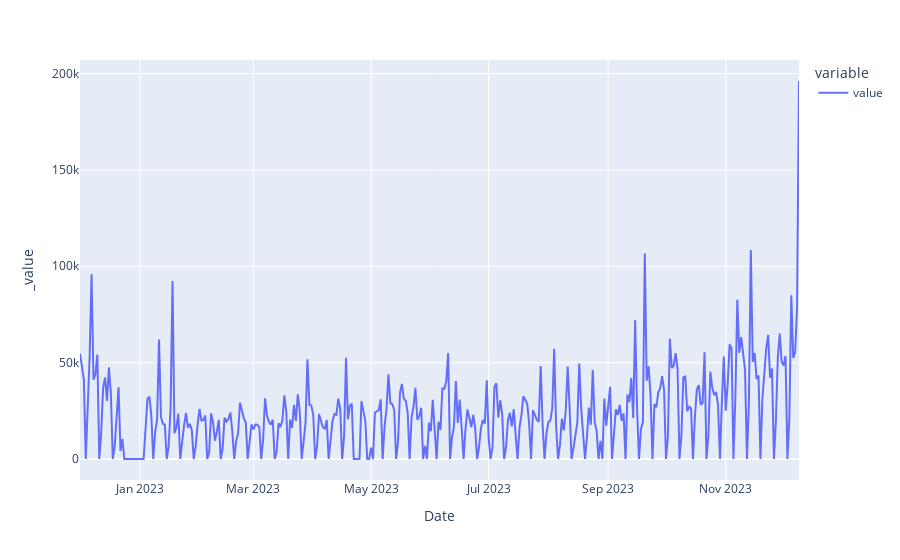

Write notebook code for a chart like this one.
### Code cell
px.line(df_ax)

### Figure 1 — Plotly figure (JSON) as saved in the notebook; plotly's stock layout.template omitted (floating-point values rounded to 4 significant figures; data arrays with more than 128 entries replaced by an {"elided": "..."} marker saying what was removed)
{"data": [{"hovertemplate": "variable=value<br>Date=%{x}<br>_value=%{y}<extra></extra>", "legendgroup": "value", "line": {"color": "#636efa", "dash": "solid"}, "marker": {"symbol": "circle"}, "mode": "lines", "name": "value", "orientation": "v", "showlegend": true, "type": "scatter", "x": {"elided": "374 str values"}, "xaxis": "x", "y": {"elided": "374 float values"}, "yaxis": "y"}], "layout": {"legend": {"title": {"text": "variable"}, "tracegroupgap": 0}, "margin": {"t": 60}, "xaxis": {"anchor": "y", "domain": [0, 1], "title": {"text": "Date"}}, "yaxis": {"anchor": "x", "domain": [0, 1], "title": {"text": "_value"}}}}
